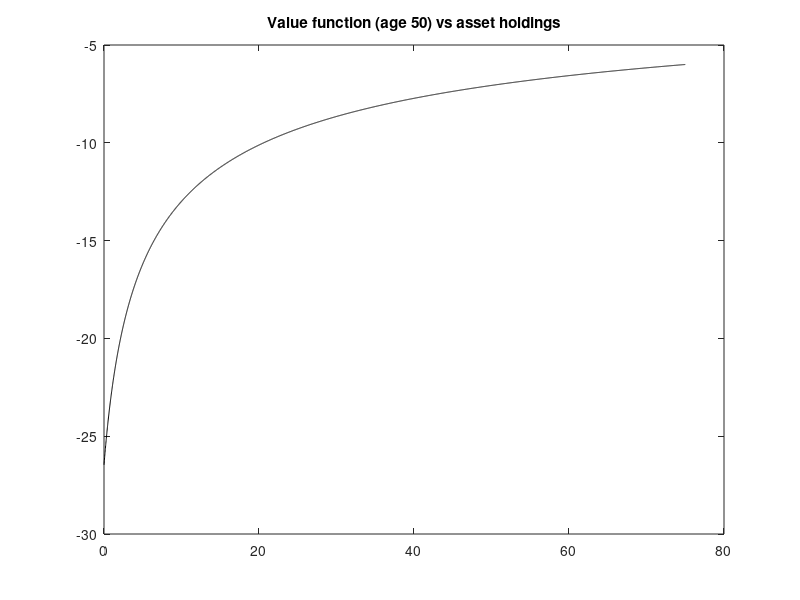
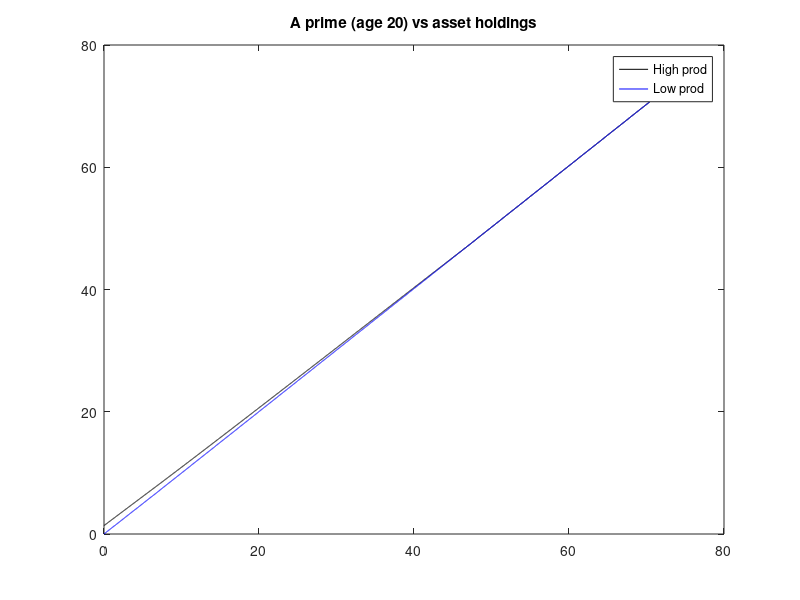
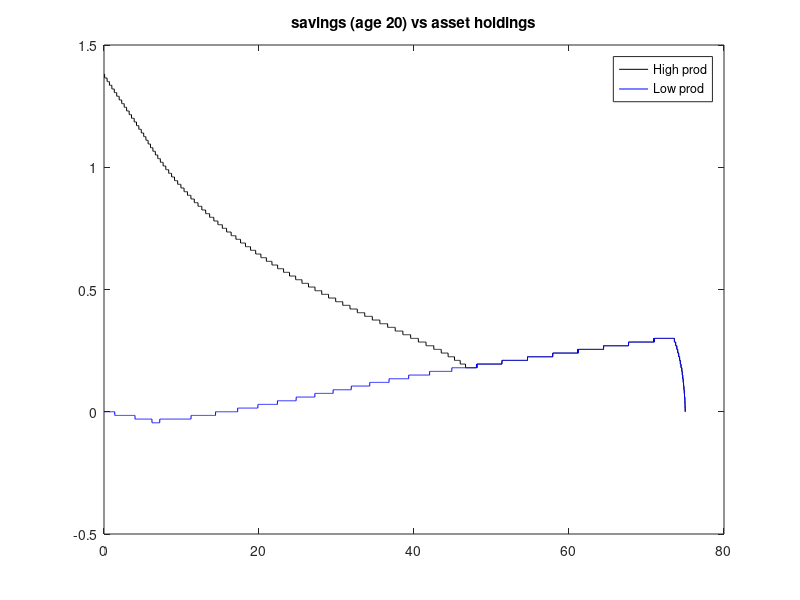

Source code (MATLAB) for these figures, in order: (Note: this script raises an error after producing the figures.)
mkdir('pings')
clear; close all; clc

dat = dlmread('pfs_.dat');

v_50 = dat(:,1);
a_20_h = dat(:,2);
a_20_l = dat(:,3);
x = linspace(0,75,length(v_50));
cd('pings')
figure
plot(x,v_50,'k')
set(gcf,'Color',[1 1 1])
title('Value function (age 50) vs asset holdings')
saveas(gcf,'value.png')
figure
plot(x,a_20_h,'k')
hold on
plot(x,a_20_l,'b')
hold off
set(gcf,'Color',[1 1 1])
title('A prime (age 20) vs asset holdings')
legend('High prod','Low prod')
saveas(gcf,'apr.png')
figure
plot(x,a_20_h - x','k')
hold on
plot(x,a_20_l - x','b')
hold off
set(gcf,'Color',[1 1 1])
title('savings (age 20) vs asset holdings')
legend('High prod','Low prod')
saveas(gcf,'savings.png')
cd('..')
close all
dat_tab = dlmread('pfs_K.dat');
dat_tab = dat_tab';
rows = {'K' 'L' 'w' 'r' 'b' 'W' 'cv'}';
tab = table(rows,dat_tab(:,1),dat_tab(:,2),dat_tab(:,3),dat_tab(:,4), ...
    dat_tab(:,5),dat_tab(:,6),'VariableNames',{'Variable' 'Bench\_SS' 'Bench\_noSS' 'NoRisk\_SS' 'NoRisk\_noSS' 'Labor\_SS' 'Labor\_noSS'});
table2latex(tab,'table1',4)